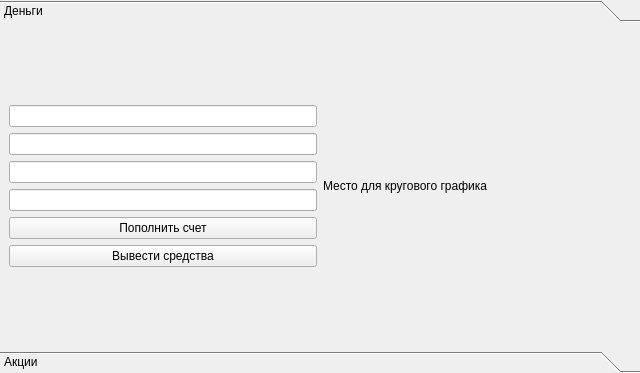
<?xml version="1.0" encoding="UTF-8"?>
<ui version="4.0">
 <class>account_info_widget</class>
 <widget class="QToolBox" name="account_info_widget">
  <property name="geometry">
   <rect>
    <x>0</x>
    <y>0</y>
    <width>640</width>
    <height>373</height>
   </rect>
  </property>
  <property name="sizePolicy">
   <sizepolicy hsizetype="Expanding" vsizetype="Expanding">
    <horstretch>227</horstretch>
    <verstretch>0</verstretch>
   </sizepolicy>
  </property>
  <property name="windowTitle">
   <string>ToolBox</string>
  </property>
  <widget class="QWidget" name="page_1">
   <property name="geometry">
    <rect>
     <x>0</x>
     <y>0</y>
     <width>640</width>
     <height>313</height>
    </rect>
   </property>
   <property name="sizePolicy">
    <sizepolicy hsizetype="Expanding" vsizetype="Expanding">
     <horstretch>0</horstretch>
     <verstretch>0</verstretch>
    </sizepolicy>
   </property>
   <attribute name="label">
    <string>Деньги</string>
   </attribute>
   <layout class="QGridLayout" name="gridLayout">
    <item row="0" column="0">
     <layout class="QVBoxLayout" name="verticalLayout">
      <item>
       <widget class="QLineEdit" name="acc_id">
        <property name="sizePolicy">
         <sizepolicy hsizetype="Preferred" vsizetype="Fixed">
          <horstretch>0</horstretch>
          <verstretch>0</verstretch>
         </sizepolicy>
        </property>
        <property name="readOnly">
         <bool>true</bool>
        </property>
       </widget>
      </item>
      <item>
       <widget class="QLineEdit" name="status">
        <property name="sizePolicy">
         <sizepolicy hsizetype="Preferred" vsizetype="Fixed">
          <horstretch>0</horstretch>
          <verstretch>0</verstretch>
         </sizepolicy>
        </property>
        <property name="readOnly">
         <bool>true</bool>
        </property>
       </widget>
      </item>
      <item>
       <widget class="QLineEdit" name="money">
        <property name="sizePolicy">
         <sizepolicy hsizetype="Preferred" vsizetype="Fixed">
          <horstretch>0</horstretch>
          <verstretch>0</verstretch>
         </sizepolicy>
        </property>
        <property name="readOnly">
         <bool>true</bool>
        </property>
       </widget>
      </item>
      <item>
       <widget class="QLineEdit" name="tarrif_plan">
        <property name="sizePolicy">
         <sizepolicy hsizetype="Preferred" vsizetype="Fixed">
          <horstretch>0</horstretch>
          <verstretch>0</verstretch>
         </sizepolicy>
        </property>
        <property name="readOnly">
         <bool>true</bool>
        </property>
       </widget>
      </item>
      <item>
       <widget class="QPushButton" name="add_money">
        <property name="sizePolicy">
         <sizepolicy hsizetype="Preferred" vsizetype="Fixed">
          <horstretch>0</horstretch>
          <verstretch>0</verstretch>
         </sizepolicy>
        </property>
        <property name="text">
         <string>Пополнить счет</string>
        </property>
       </widget>
      </item>
      <item>
       <widget class="QPushButton" name="get_money">
        <property name="sizePolicy">
         <sizepolicy hsizetype="Preferred" vsizetype="Fixed">
          <horstretch>0</horstretch>
          <verstretch>0</verstretch>
         </sizepolicy>
        </property>
        <property name="text">
         <string>Вывести средства</string>
        </property>
       </widget>
      </item>
     </layout>
    </item>
    <item row="0" column="1">
     <widget class="QLabel" name="label">
      <property name="text">
       <string>Место для кругового графика</string>
      </property>
     </widget>
    </item>
   </layout>
  </widget>
  <widget class="QWidget" name="page_2">
   <property name="geometry">
    <rect>
     <x>0</x>
     <y>0</y>
     <width>640</width>
     <height>313</height>
    </rect>
   </property>
   <property name="sizePolicy">
    <sizepolicy hsizetype="Expanding" vsizetype="Expanding">
     <horstretch>0</horstretch>
     <verstretch>0</verstretch>
    </sizepolicy>
   </property>
   <attribute name="label">
    <string>Акции</string>
   </attribute>
  </widget>
 </widget>
 <resources/>
 <connections/>
</ui>
